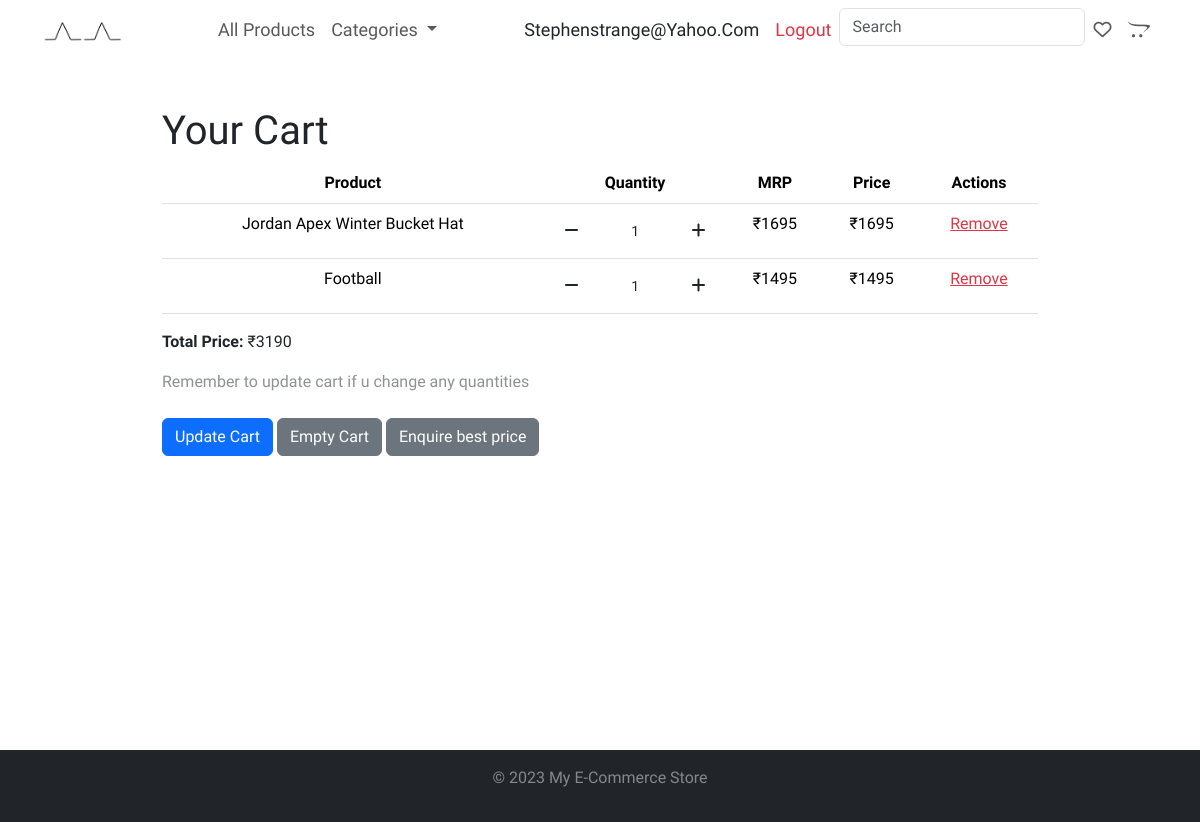
The page /cart (signed in) on the database as committed earlier.
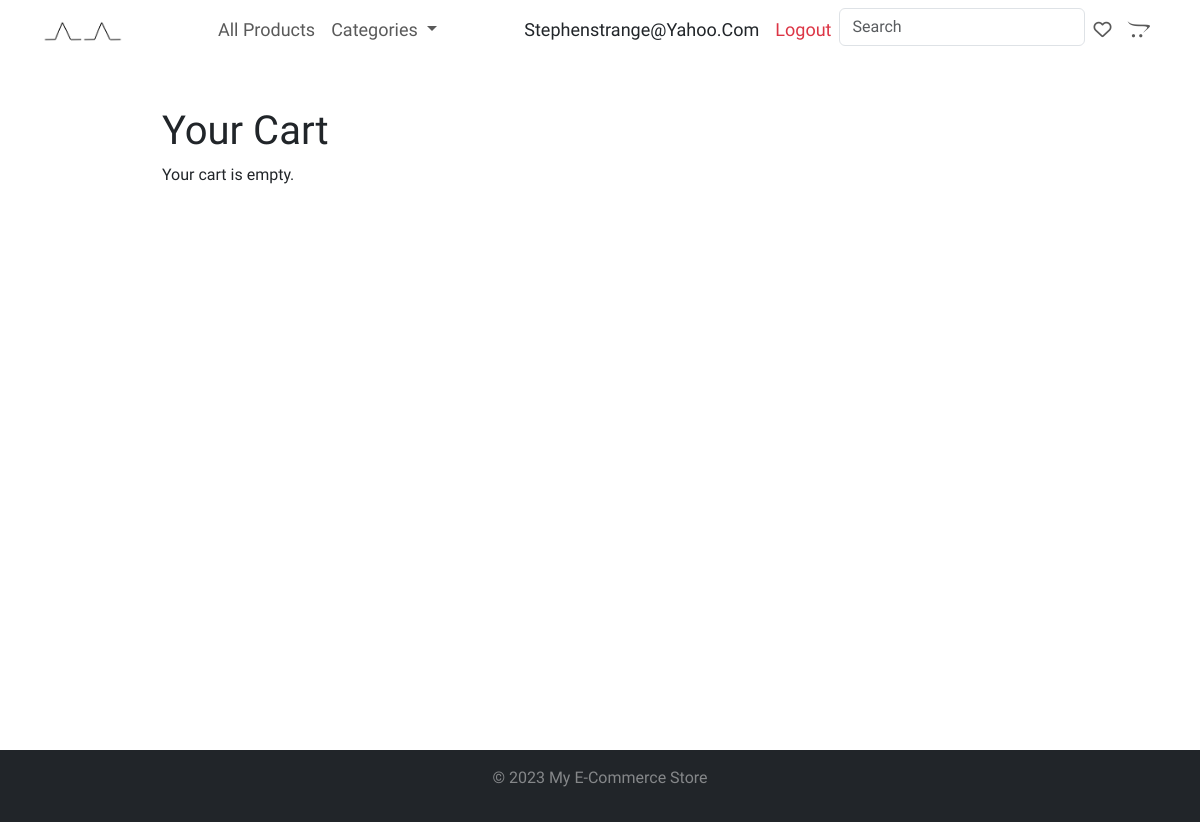
The same page on the database as committed later.
### ecommerce/models.py (models this page shows, shortened)
class CartProduct(models.Model):
    cart = models.ForeignKey(Cart, on_delete=models.CASCADE)
    product = models.ForeignKey(Products, on_delete=models.CASCADE)
    quantity = models.PositiveIntegerField(default=1)

class Products(models.Model):
    name = models.CharField(max_length=60)
    price = models.IntegerField(default=0)
    category = models.ForeignKey(Category, on_delete=models.CASCADE, default=1)
    brand = models.CharField(max_length=100, blank=True)
    tagline = models.CharField(max_length=50, null=True, blank=True)
    description = models.CharField(
        max_length=500, default='', blank=True, null=True)
    images = models.ManyToManyField(ProductImage, blank=True)

### ecommerce/views.py (the view)
# urls.py: path('cart', views.view_cart , name='view_cart'),
def view_cart(request):
    cust = request.session.get("customer_id")
    cart = Cart.objects.get(customer = cust)
    cart_items = CartProduct.objects.filter(cart=cart)
    total_price = sum(item.product.price * item.quantity for item in cart_items)
    return render(request, 'cart.html', {'cart': cart, 'cart_items': cart_items, 'total_price': total_price})

### ecommerce/Templates/cart.html (shortened to what this page needs)
{% extends 'master.html' %}
{% load mathfilters %}
{% block content %}
<div class="container w-75 m-auto mt-5 mb-5 ">
    <h1>Your Cart</h1>
    {% if cart_items %}
    <form method="post" action="{% url 'update_cart' %}">
        <table class="table text-center">
            <thead class="">
                <tr>
                    <th>Product</th>
                    <th>Quantity</th>
                    <th>MRP</th>
                    <th>Price</th>
                    <th>Actions</th>
                </tr>
            </thead>
            <tbody>
                {% for cart_item in cart_items %}
                <tr>
                    <td>{{ cart_item.product.name }}</td>
                    <td>
                        <div class="input-group m-auto">
                            <span class="input-group-btn">
                                <button type="button" class="btn btn-default btn-number minus"
                                    data-field="quantity_{{ cart_item.id }}">
                                    <span class="fa fa-minus minus"></span>
                                </button>
                            </span>
                            <input type="text" name="quantity_{{ cart_item.id }}" value="{{ cart_item.quantity }}"
                                class="form-control form-control-sm input-number border-0 text-center " min="1"
                                style="width: 20px;">
                            <span class="input-group-btn">
                                <button type="button" class="btn btn-default btn-number plus"
                                    data-field="quantity_{{ cart_item.id }}">
                                    <span class="fa fa-plus plus"></span>
                                </button>
                            </span>
                        </div>
                    </td>
                    <td>₹{{ cart_item.product.price }}</td>
                    <td>₹{{ cart_item.product.price|mul:cart_item.quantity }}</td>
                    <td>
                        <a href="{% url 'remove_from_cart' cart_item.id %}" class="link-danger">Remove</a>
                    </td>
                </tr>
                {% endfor %}
            </tbody>
        </table>
        <div>
            <p class=""><b>Total Price:</b> ₹{{ total_price }}</p>
        </div>
        <span class="opacity-50">Remember to update cart if u change any quantities</span><br><br>
        <button type="submit" class="btn btn-primary">Update Cart</button>
        <a href="{% url 'empty_cart' %}" class="btn btn-secondary">Empty Cart</a>
        <a href="{% url 'checkout' %}" class="btn btn-secondary">Enquire best price</a>
    </form>
    {% else %}
    <p>Your cart is empty.</p>
    {% endif %}
</div>
{% endblock %}

Rows that differ between the two databases and show on the page:
removed CartProduct: product.name "Jordan Apex Winter Bucket Hat", quantity "1", product.price "1695", product.price|mul "1695"
removed CartProduct: product.name "Football", quantity "1", product.price "1495", product.price|mul "1495"
Other text that changed with them:
{{ total_price }}: "3190" → (not shown)
text no longer shown: "Product Quantity MRP Price Actions Total Price: ₹ Remember to update cart if u change any quantities Update Cart Empty Cart Enquire best price"
text now shown: "Your cart is empty."
